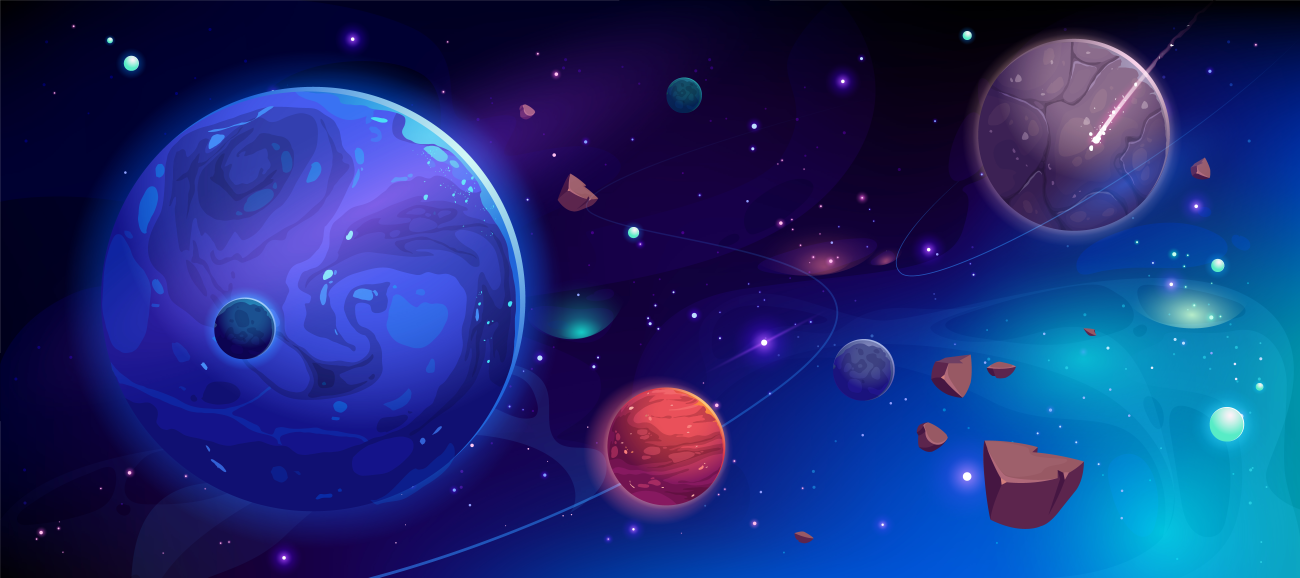
#> input picture images/Background1.png, 6500 x 2889 px (shown at 1/5 size)
$ python imageChanges.py
#> lines starting #> are read from the running program, lines starting #| are printed output that depends on the picture
from PIL import Image

image1 = Image.open("Background1.png")
#> image1 is the input picture: PIL image 6500x2889 RGB; mean R, G, B 27.7, 44, 117.2
# image1.show()

image1_resize = image1.resize((1000, 600))
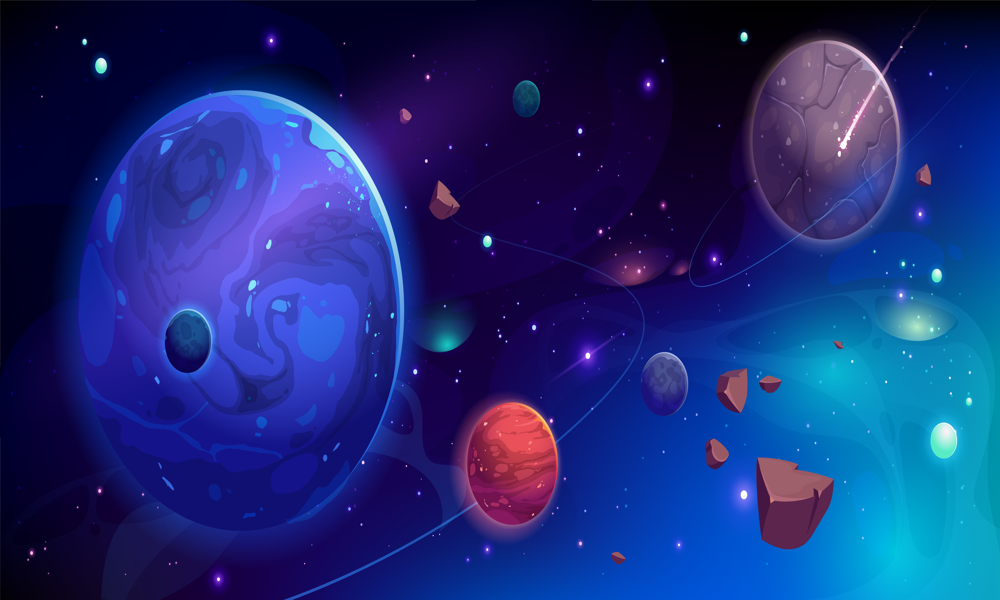
#> image1_resize: PIL image 1000x600 RGB; mean R, G, B 27.7, 44, 117.2
image1_resize.show()

# Save resized Image
image1_resize.save("Background1_resize.png")

$ run again, with images/Background4.png copied over images/Background1.png
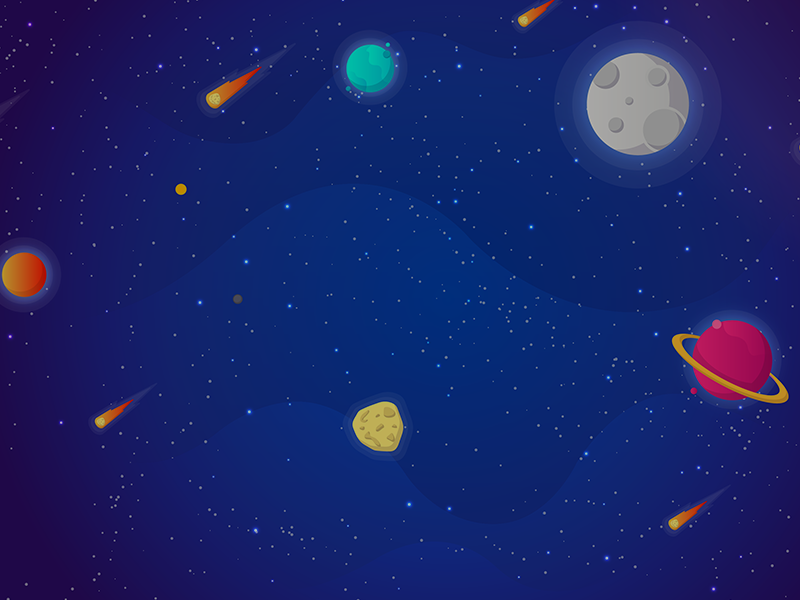
#> input picture images/Background4.png, 800 x 600 px
#> image1 is the input picture: PIL image 800x600 RGBA; mean R, G, B, A 25.4, 35.9, 104.8, 255
#> `image1_resize = image1.resize((1000, 600))`:
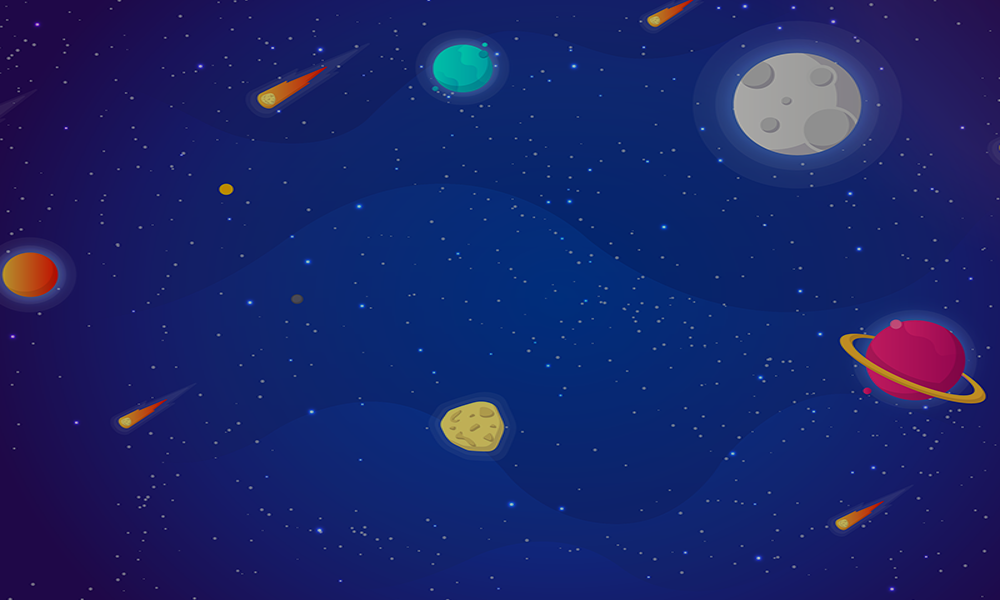
#> image1_resize: PIL image 1000x600 RGBA; mean R, G, B, A 25.4, 35.9, 104.8, 255
